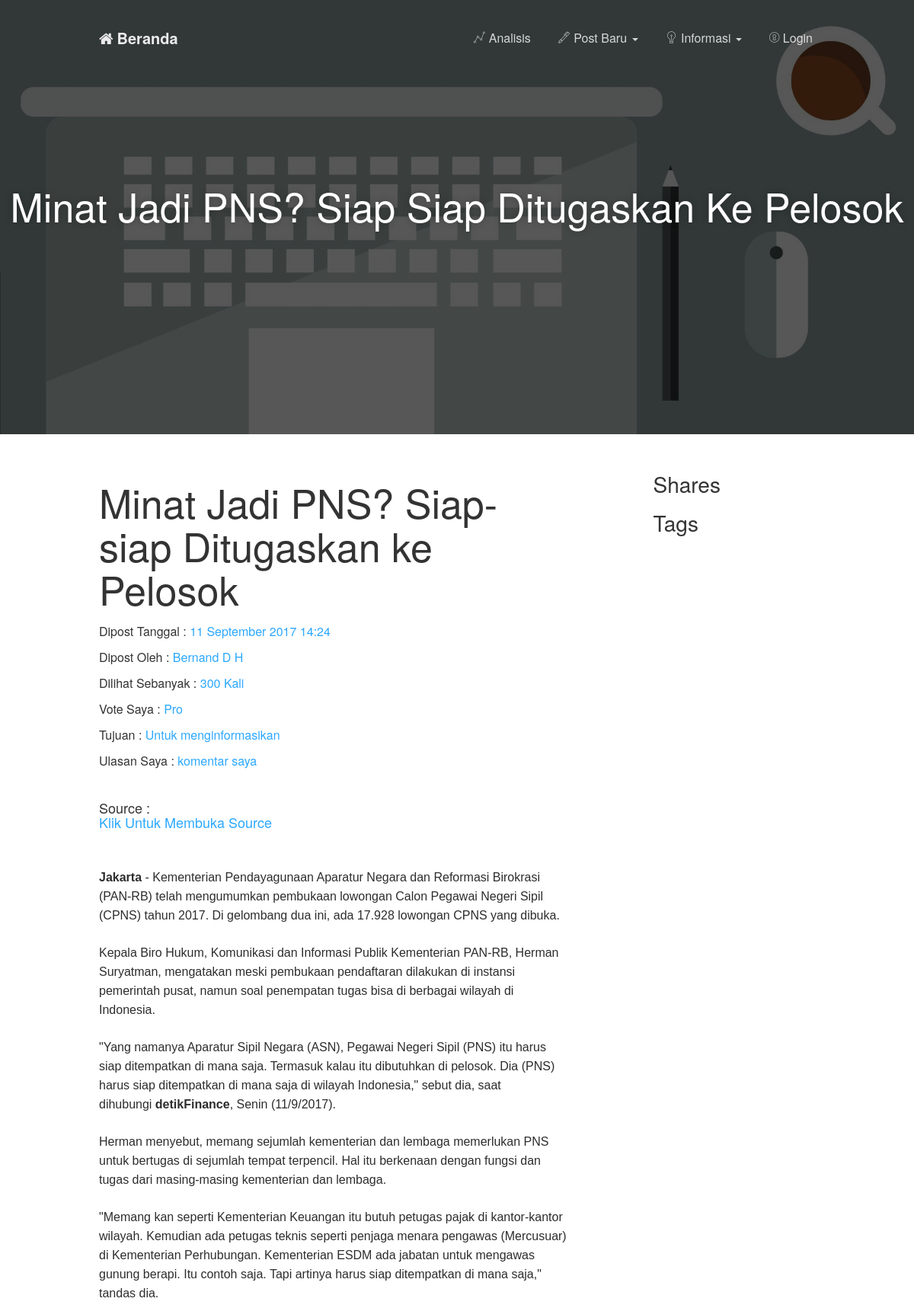
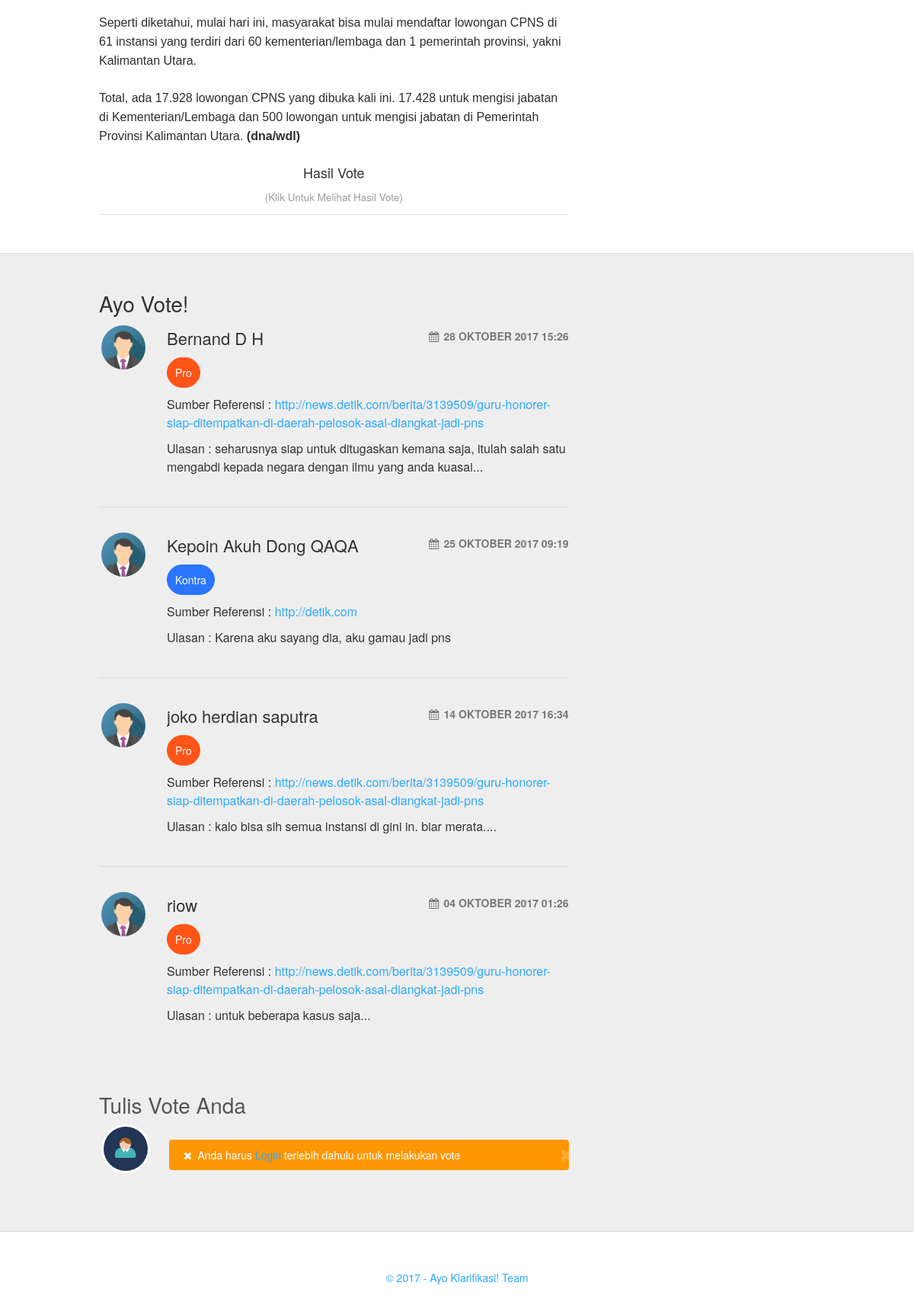
Page /isu-minat-jadi-pns-siap-siap-ditugaskan-ke-pelosok.html on the committed database (2 pictures, top to bottom).
### tables this page shows
CREATE TABLE `posting` (
  `id_posting` char(11) NOT NULL,
  `judul_posting` varchar(250) NOT NULL,
  `isi_posting` text NOT NULL,
  `tanggal_posting` timestamp NULL DEFAULT NULL,
  `email` varchar(50) DEFAULT NULL,
  `view` int(11) DEFAULT '0',
  `approve` enum('yes','no') DEFAULT 'no',
  `source` text,
  `tujuan` text NOT NULL,
  `vote` enum('Pro','Kontra') NOT NULL,
  `komentar` text NOT NULL,
  `slug` text NOT NULL,
  `image` text NOT NULL,
  PRIMARY KEY (`id_posting`),
  KEY `email` (`email`),
  CONSTRAINT `posting_ibfk_1` FOREIGN KEY (`email`) REFERENCES `login` (`email`) ON DELETE CASCADE ON UPDATE CASCADE
);

CREATE TABLE `member` (
  `email` varchar(50) NOT NULL,
  `nama_member` varchar(50) NOT NULL,
  `foto` varchar(50) DEFAULT NULL,
  `tanggal_daftar` timestamp NOT NULL DEFAULT CURRENT_TIMESTAMP ON UPDATE CURRENT_TIMESTAMP,
  `total_vote` int(3) NOT NULL,
  `jk` enum('Boy','Girl') NOT NULL,
  UNIQUE KEY `email_3` (`email`),
  KEY `email` (`email`),
  KEY `email_2` (`email`),
  CONSTRAINT `member_ibfk_1` FOREIGN KEY (`email`) REFERENCES `login` (`email`) ON DELETE CASCADE ON UPDATE CASCADE
);

CREATE TABLE `komentar_posting` (
  `id_komentar` int(11) NOT NULL AUTO_INCREMENT,
  `id_posting` char(11) NOT NULL,
  `email` varchar(50) NOT NULL,
  `tanggal_komentar` timestamp NOT NULL DEFAULT CURRENT_TIMESTAMP ON UPDATE CURRENT_TIMESTAMP,
  `isi_komentar` text NOT NULL,
  `source` text NOT NULL,
  `polling_pro` int(3) DEFAULT '0',
  `polling_kontra` int(3) DEFAULT '0',
  PRIMARY KEY (`id_komentar`),
  KEY `id_posting` (`id_posting`),
  KEY `email` (`email`),
  CONSTRAINT `komentar_posting_ibfk_1` FOREIGN KEY (`id_posting`) REFERENCES `posting` (`id_posting`) ON DELETE CASCADE ON UPDATE CASCADE,
  CONSTRAINT `komentar_posting_ibfk_2` FOREIGN KEY (`email`) REFERENCES `login` (`email`) ON DELETE CASCADE ON UPDATE CASCADE
);

### class.user.php (called while the page is built, shortened)
<?php
class USER
{
	private $conn;
	public function __construct()
	{
		$database = new Database();
		$db = $database->dbConnection();
		$this->conn = $db;
    }
	public function runQuery($sql)
	{
		$stmt = $this->conn->prepare($sql);
		return $stmt;
	}
	public function underConstruction()
	{
		$user_home = new USER();
	}
}

### judul.php (called while the page is built, shortened)
<?php
if($_GET['id'] == '') {
	$detail = "Ayo Klarifikasi Bersama!";
} else {
	 $id = $_GET['id'];
            $stmt = $user_home->runQuery("SELECT * FROM posting, member where posting.email=member.email AND slug=:uid LIMIT 1");
$stmt->execute(array(":uid"=>$id));
$a= $stmt->fetch(PDO::FETCH_ASSOC);
$detail = str_replace("-", " ", $a['judul_posting']);
$detail = ucwords($detail);
}
?>

### config/library.php (called while the page is built, shortened)
<?php
function tanggal($date){
	$BulanIndo = array("Januari", "Februari", "Maret", "April", "Mei", "Juni", "Juli", "Agustus", "September", "Oktober", "November", "Desember");
	$tahun = substr($date, 0, 4);
	$bulan = substr($date, 5, 2);
	$tgl   = substr($date, 8, 2);
	$jam = substr($date,11, 5);
	$result = $tgl . " " . $BulanIndo[(int)$bulan-1] . " ". $tahun . " " . $jam;
	return($result);
}
?>

### isu.php (the view, shortened to what this page needs)
<!doctype html>
<?php
include "config/library.php";
require_once  'class.user.php';
$user_home = new USER();
include  'judul.php';
?>
<html lang="en">
<head>
 <?php
include "header.php";
?>
</head>
<body class="home">
<?php
include "menu.php";
?>
<div class='contents fade out'>
<div class="wrapper">
    <div class="parallax filter-black">
        <div class="parallax-image">
          <img src="assets/img/maxresdefault.jpg">
        </div>
        <div class="small-info">
            <h1><?php echo $detail;?></h1>
        </div>
    </div>
    <div class="section section-white section-description" id="isu">
           <div class="container">
               <div class="row">
                  <div class="col-md-8 bottom-border">
                  <?php
                 $id = $_GET['id'];
            $stmt = $user_home->runQuery("SELECT * FROM posting, member where posting.email=member.email AND slug=:uid LIMIT 1");
$stmt->execute(array(":uid"=>$id));
if($stmt->rowCount() == 0){
  echo "<h1 class='title title-blog' >Isu tidak ditemukan</h1>";
} else {
$row1= $stmt->fetch(PDO::FETCH_ASSOC);
$stmt = $user_home->runQuery("SELECT SUM(polling_kontra)
FROM komentar_posting
WHERE id_posting=:id LIMIT 1");
$stmt->execute(array(":id"=>$row1['id_posting']));
                                 $content = $row1['isi_posting'];
    $content = preg_replace("/<img[^>]+\>/i", " ", $content);
                                ?>
                    <h1 class="title title-blog" ><?php echo $row1['judul_posting'];?></h1>
                     <p>Dipost Tanggal : <font class="text-info"><?php echo tanggal($row1['tanggal_posting']); ?></font></p>
                     <p>Dipost Oleh : <font class="text-info"><?php echo $row1['nama_member'];?></font></p>
                     <div id="dilihat">
                     <p>Dilihat Sebanyak : <font class="text-info"><?php echo $row1['view'];?> Kali</font></p>
                     </div>
                      <p>Vote Saya : <font class="text-info"><?php echo $row1['vote'];?></font></p>
                      <p>Tujuan : <font class="text-info"><?php echo $row1['tujuan'];?></font></p>
                       <p>Ulasan Saya : <font class="text-info"><?php echo $row1['komentar'];?></font></p>
                      <h5 class="title title-blog">Source : <br><a target="_blank" href="<?php echo $row1['source'];?>">Klik Untuk Membuka Source</a></h5>
                    <p><?php echo $content;?> </p>
                      <div id="acordeon">
                <div class="panel-group" id="accordion">
                  <div class="panel panel-default">
                    <div class="panel-heading">
                      <h4 class="panel-title">
                        <a data-target="#collapseOne" href="#collapseOne" data-toggle="gsdk-collapse">
                          <center>Hasil Vote <br><small>(Klik Untuk Melihat Hasil Vote)</small>
                          </center>
                        </a>
                      </h4>
                    </div>
                  </div>
                  </div>
                </div>
                </div>
                <div class="col-md-3 col-md-offset-1">
                  <div class="social-buttons">
                      <h3 class="title title-blog">Shares</h3>
                  </div>
                  <h3 class="title title-blog">Tags </h3>
        </div>
                  </div>
            </div>
          </div>
    </div>
    </div>
<div class='contents fade out'>
<div class="section section-gray section-description" id="komen">
      <div class="container container-comments">
        <h3 class="title">Ayo Vote!</h3>
        <div class="row">
                <div class="col-md-8 ">
                    <div class="media-area">
                    <div id="media">
                    <?php
                    if($_GET['polling'] =='pro') {
                              $stmt = $user_home->runQuery("SELECT * FROM komentar_posting, member WHERE komentar_posting.email=member.email AND komentar_posting.id_posting=:id AND polling_pro=:pol ORDER BY id_komentar DESC LIMIT 10");
                               $stmt->execute(array(":id"=>$row1['id_posting'],":pol"=>'1'));
                             } elseif($_GET['polling'] =='kontra') {
                              $stmt = $user_home->runQuery("SELECT * FROM komentar_posting, member WHERE komentar_posting.email=member.email AND komentar_posting.id_posting=:id AND polling_kontra=:pol ORDER BY id_komentar DESC LIMIT 10");
                               $stmt->execute(array(":id"=>$row1['id_posting'],":pol"=>'1'));
                             } else {
                              $stmt = $user_home->runQuery("SELECT * FROM komentar_posting, member WHERE komentar_posting.email=member.email AND komentar_posting.id_posting=:id ORDER BY id_komentar DESC LIMIT 10");
                               $stmt->execute(array(":id"=>$row1['id_posting']));
                             }
                                while($komen = $stmt->fetch()){
                                  ?>
                        <div class="media">
                              <a class="pull-left">
                               <div class="avatar">
                                   <?php if($komen['jk'] =='Boy') { ?>
                                      <img class="media-object" src="assets/img/boy.png" alt="<?php echo $komen['nama_member'];?>" title="<?php echo $komen['nama_member'];?>"/>
                                      <?php } else {  ?>
                                       <img class="media-object" src="assets/img/girl.png" alt="<?php echo $komen['nama_member'];?>" title="<?php echo $komen['nama_member'];?>"/>
                                      <?php } ?>
                               </div>
                              </a>
                              <div class="media-body">
                                <h4 class="media-heading"><?php echo $komen['nama_member'];?></h4>
                                <h6 class="pull-right text-muted"><i class="fa fa-calendar"></i> <?php echo tanggal($komen['tanggal_komentar']);?></h6>
                                <p><?php
                                if($komen['polling_pro'] == 1) {
                                  echo "<button class='btn btn-social btn-fill btn-round btn-reddit'>
                                <i></i>Pro</button>";
                                  } else {
                                    echo "<button class='btn btn-social btn-fill btn-round btn-behance'>
                                <i></i>Kontra</button>";
                                  }
                                    ?>
                                    </p>
                                <p>Sumber Referensi : <a target="_blank" href="<?php echo $komen['source'];?>"><?php echo $komen['source'];?></a></p>
                                <p>Ulasan : <?php echo $komen['isi_komentar'];?></p>
                              </div>
                        </div>
                        <?php } ?>
                    </div>
<div class="media media-post">
                        <h3 class="title">Tulis Vote Anda</h3>
                              <a class="pull-left author" href="#">
                                  <div class="avatar">
                                      <?php if($profil['jk'] =='Boy') { ?>
                                      <img class="media-object" src="assets/img/boy.png" alt="<?php echo $profil['nama_member'];?>" title="<?php echo $profil['nama_member'];?>"/>
                                      <?php } elseif($profil['jk'] =='Girl') {  ?>
                                       <img class="media-object" src="assets/img/girl.png" alt="<?php echo $profil['nama_member'];?>" title="<?php echo $profil['nama_member'];?>"/>
                                      <?php } elseif($_SESSION['userSession'] =='') {  ?>
                                       <img class="media-object" src="assets/img/user_default.png" alt="<?php echo $profil['nama_member'];?>" title="Anda Belum Login"/>
                                      <?php } ?>
                                  </div>
                              </a>
                              <br/>
                              <div class="media-body">
                               <?php
                  if($_SESSION['userSession'] == '') { ?>
                  <div class="alert alert-warning alert-dismissable">
                                        <button type="button" class="close" data-dismiss="alert">
                                            <i class="ace-icon fa fa-times"></i>
                                        </button>
                                        <i class="ace-icon fa fa-close bigger-120 red"></i>
                                        Anda harus <a href="#" data-toggle="modal" data-target="#loginModal"> Login </a> terlebih dahulu untuk melakukan vote
                                    </div></center>
      <?php } }?>
        </div>
                              </div>
                          </div>
                    </div>
                </div>
            </div>
      </div>
</div>
<?php
   include('footer.php');
   ?>
</body>
</html>

### header.php (shortened to what this page needs)
  <link href="bootstrap3/css/bootstrap.min.css" rel="stylesheet" />
  <link href="assets/css/gsdk.css" rel="stylesheet"/>
  <link href="assets/css/examples.css" rel="stylesheet"/>
  <link href="assets/css/mouse.css" rel="stylesheet"/>
  <link href="bootstrap3/css/font-awesome.css" rel="stylesheet">
  <link href="assets/css/pe-icon-7-stroke.css" rel="stylesheet" />
    <link href="assets/css/toastr.css" rel="stylesheet" type="text/css" />
    <link rel="stylesheet" href="assets/css/nprogress.css">
<link rel="stylesheet" href="assets/css/style.css">
<link href="https://cdnjs.cloudflare.com/ajax/libs/select2/4.0.3/css/select2.min.css" rel="stylesheet" />

### menu.php (shortened to what this page needs)
<nav class="navbar navbar-default navbar-transparent navbar-fixed-top" role="navigation">
    <div class="container">
    <div class="navbar-header">
      <a class="navbar-brand" href="home.html"><i class="fa fa-home"></i> Beranda</a>
    </div>
    <div class="collapse navbar-collapse">
      <ul  class="nav navbar-nav navbar-right">
            <li>
                <a href="analisis.html#analisis">
                       <i class="pe-7s-graph1"></i> Analisis
                </a>
            </li>
             <li class="dropdown">
                <a href="#" class="dropdown-toggle" data-toggle="dropdown">
                     <i class="pe-7s-pen"></i> Post Baru
                     <b class="caret"></b>
                </a>
                    </li>
                 <li class="dropdown">
                <a href="#" class="dropdown-toggle" data-toggle="dropdown">
                    <i class="pe-7s-light"></i> Informasi
                     <b class="caret"></b>
                </a>
            </li>
          <?php
            if($_SESSION['userSession'] == '' AND $_SESSION['adminSession'] == '')
            {
          ?>
               <li><a href="#" data-toggle="modal" data-target="#loginModal">
                             <i class="pe-7s-door-lock"></i> Login
                        </a>
                    </li>
            <?php } ?>
       </ul>
    </div>
  </div>
</nav>

### footer.php (shortened to what this page needs)
<div class='contents fade out'>
    <footer class="footer footer-big">
        <div class="container">
            <div class="copyright">
                <a href="tentang.html#tentang" target="_blank"> <font class="text-info">&copy; 2017 - Ayo Klarifikasi! Team</font></a>
            </div>
        </div>
        </div>

### assets/css/examples.css (style rules this page uses)
.section-gray { border-top: 1px solid #DDDDDD; border-bottom: 1px solid #DDDDDD; }
.parallax { width: 100%; height: 570px; overflow: hidden; display: block; }
.parallax .small-info { color: #FFFFFF; text-shadow: 0 0 10px rgba(0, 0, 0, 0.27); top: 37%; position: absolute; text-align: center; width: 100%; z-index: 2; }
.parallax .parallax-image img { width: 100%; position: relative; }
.filter-black { position: relative; }
.filter-black:after { position: absolute; left: 0; top: 0; width: 100%; height: 100%; display: block; z-index: 1; background-color: rgba(0, 0, 0, 0.66); content: ""; }
.about-us .container, .contact-us .container, .pricing .container, .blog-page .container, .ecommerce .container, .home .container, .product-page .container, .blog-post .container { max-width: 970px; }
.home .section-description h5 { margin-top: 40px; }

### assets/css/mouse.css (style rules this page uses)
body { cursor: url(../../cur116.cur), auto; }

### assets/css/style.css (style rules this page uses)
.fade { transition: all 300ms linear 700ms; -webkit-transform: translate3d(0,0,0); -moz-transform: translate3d(0,0,0); -ms-transform: translate3d(0,0,0); -o-transform: translate3d(0,0,0); transform: translate3d(0,0,0); opacity: 1; }

### rows in the picture
posting: judul_posting "Minat Jadi PNS? Siap Siap Ditugaskan Ke Pelosok", judul_posting "Minat Jadi PNS? Siap-siap Ditugaskan ke Pelosok", tanggal_posting "11 September 2017 14:24", member.nama_member "Bernand D H", view "300", vote "Pro", tujuan "Untuk menginformasikan", komentar "komentar saya", isi_posting "Jakarta - Kementerian Pendayagunaan Aparatur Negara dan Reformasi Birokrasi (PAN-RB) telah mengumumkan pembukaan lowongan Calon Pegawai Negeri Sipil (CPNS) tahun 2017. Di gelombang dua ini, ada 17.928 lowongan CPNS yang dibuka. Kepala Biro Hukum, Komunikasi dan Informasi Publik Kementerian PAN-RB, Herman Suryatman, mengatakan meski pembukaan pendaftaran dilakukan di instansi pemerintah pusat, namun soal penempatan tugas bisa di berbagai wilayah di Indonesia. \"Yang namanya Aparatur Sipil Negara (ASN), Pegawai Negeri Sipil (PNS) itu harus siap ditempatkan di mana saja. Termasuk kalau itu dibutuhkan di pelosok. Dia (PNS) harus siap ditempatkan di mana saja di wilayah Indonesia,\" sebut dia,…"
komentar_posting: member.nama_member "Bernand D H", tanggal_komentar "28 OKTOBER 2017 15:26", polling_pro "Pro", source "http://news.detik.com/berita/3139509/guru-honorer-siap-ditempatkan-di-daerah-pelosok-asal-diangkat-jadi-pns", isi_komentar "seharusnya siap untuk ditugaskan kemana saja, itulah salah satu mengabdi kepada negara dengan ilmu yang anda kuasai..."
komentar_posting: member.nama_member "Kepoin Akuh Dong QAQA", tanggal_komentar "25 OKTOBER 2017 09:19", polling_pro "Kontra", source "http://detik.com", isi_komentar "Karena aku sayang dia, aku gamau jadi pns"
komentar_posting: member.nama_member "joko herdian saputra", tanggal_komentar "14 OKTOBER 2017 16:34", polling_pro "Pro", source "http://news.detik.com/berita/3139509/guru-honorer-siap-ditempatkan-di-daerah-pelosok-asal-diangkat-jadi-pns", isi_komentar "kalo bisa sih semua instansi di gini in. biar merata...."
komentar_posting: member.nama_member "riow", tanggal_komentar "04 OKTOBER 2017 01:26", polling_pro "Pro", source "http://news.detik.com/berita/3139509/guru-honorer-siap-ditempatkan-di-daerah-pelosok-asal-diangkat-jadi-pns", isi_komentar "untuk beberapa kasus saja..."
